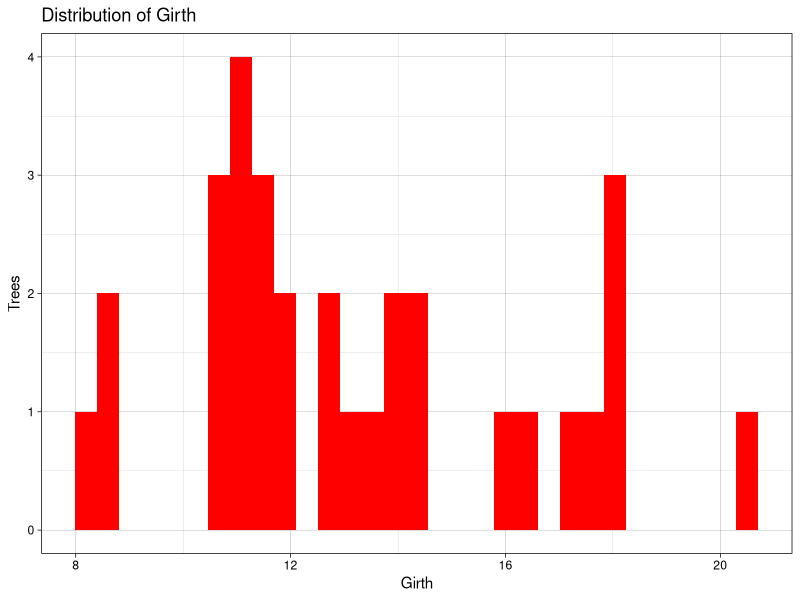
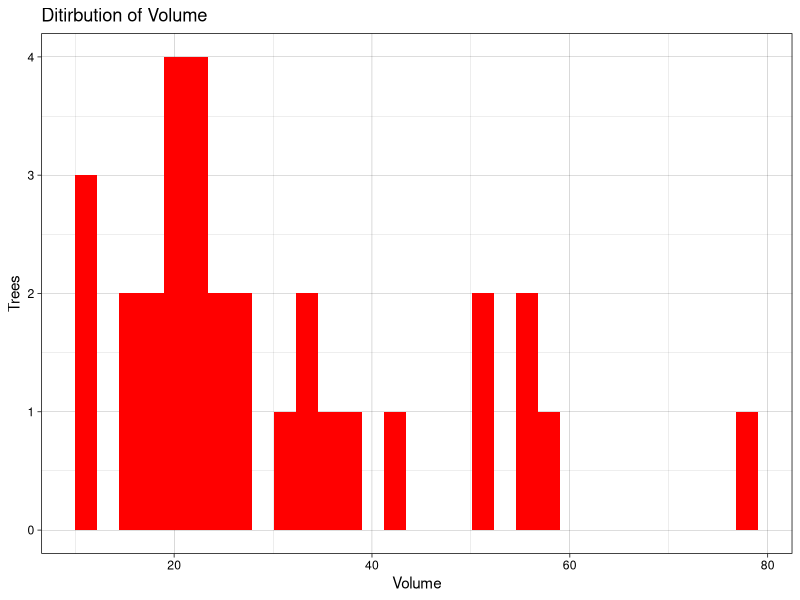
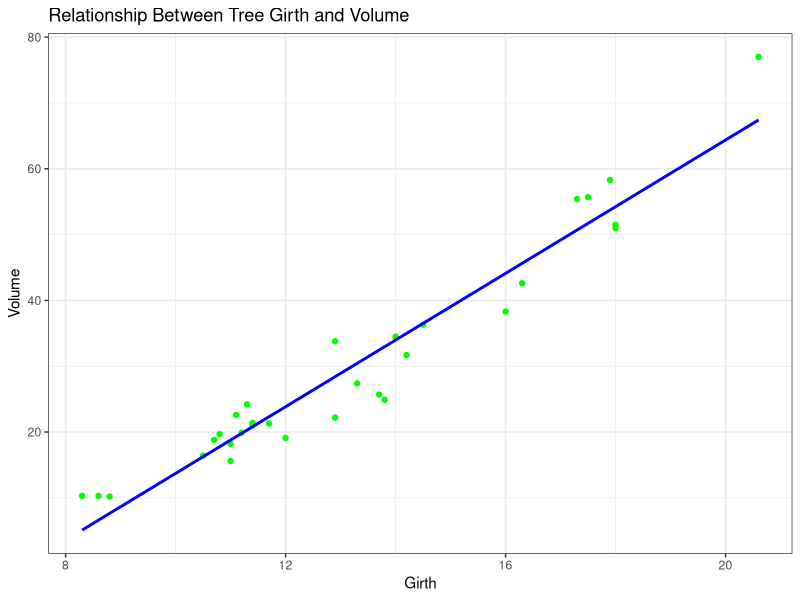

Generate these figures, in order, with R:
## ---- chunk 1
library(ggplot2)

data("trees")
head(trees)
## ---- chunk 2
color = c("red")
ggplot(trees,
       aes(x = Girth)) +
  geom_histogram(bins = 31,
                 fill = color) + 
  labs(
    title = "Distribution of Girth",
    x = "Girth",
    y = "Trees"
  ) +
  theme_linedraw()
## ---- chunk 3
color = c("red")
ggplot(trees,
       aes(x = Volume)) +
  geom_histogram(bins = 31,
                 fill = color) + 
  labs(
    title = "Ditirbution of Volume",
    x = "Volume",
    y = "Trees"
  ) +
  theme_linedraw()
## ---- chunk 4
ggplot(trees,
       aes(Girth, Volume)) +
  geom_point(color = "green") +
  geom_smooth(method = "lm", se = F, color = "blue") +
  labs(
    title = "Relationship Between Tree Girth and Volume"
  ) +
  theme_bw()
## ---- chunk 5
data("trees")
shapiro.test(trees$Volume)
## ---- chunk 6
data("trees")
shapiro.test(trees$Girth)
